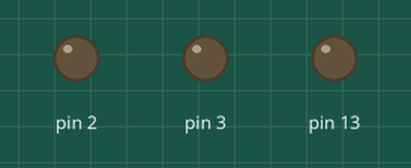
Simulated run of this sketch. Board: Arduino Uno, built with avr-gcc and run on an emulated ATmega328P. On the bench: output pins drawn as LEDs (lit = HIGH).

Above: at 0.5 s.
At 1.5 s:
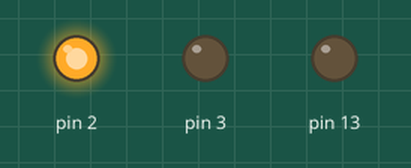
At 3.5 s:
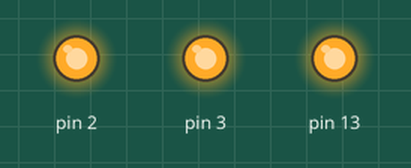
At 4.5 s:
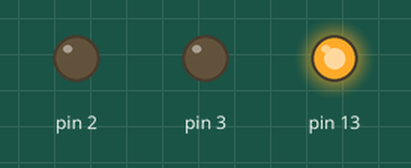
At 5.5 s:
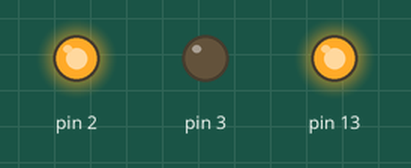
At 6.5 s:
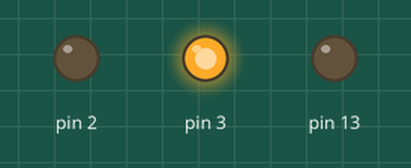
Timing chart, 0 to 7.8 s (numbered marks = the images above):
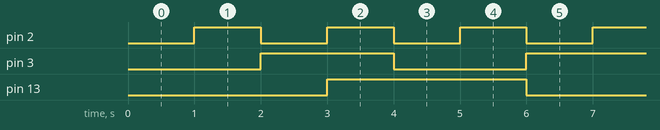

The sketch:

BlinkWithoutDelay.ino
```cpp
#include <led.h>
#include "interval.h"

void blink1();
void blink2();
void blink3();

Led led1(2);
Led led2(3);
Led led3(13);

Interval interval1(1000, blink1);
Interval interval2(2000, blink2);
Interval interval3(3000, blink3);

void blink1() {
  led1.toggle();
}

void blink2() {
  led2.toggle();
}

void blink3() {
  led3.toggle();
}

void setup() {

}

void loop() {
  interval1.check();
  interval2.check();
  interval3.check();
}
```

interval.cpp
```cpp
#include <Arduino.h>
#include "interval.h"

Interval::Interval(int interval, void(*process)()){
  m_interval = interval;
  m_process = process;
  m_previousMillis = 0;
}

void Interval::check() {
  unsigned long currentMillis = millis();

  if(currentMillis - m_previousMillis >= m_interval) {
    m_previousMillis= currentMillis;

    if(m_process)
      m_process();
  }
}
```

interval.h
```cpp
#ifndef INTERVAL_H
#define INTERVAL_H

class Interval {
  private:
    unsigned long m_interval;
    unsigned long m_previousMillis;

    void(*m_process)(); // 시간 간격이 됐을 때 호출할 함수에 대한 포힌터
   public:
    Interval(int interval, void (*process)());
    void check();
};

#endif
```

Measured:
- by itself, pin 2: alternates HIGH for 1.0 s and LOW for 1.0 s
- by itself, pin 3: alternates HIGH for 2.0 s and LOW for 2.0 s
- by itself, pin 13: alternates HIGH for 3.0 s and LOW for 3.0 s
